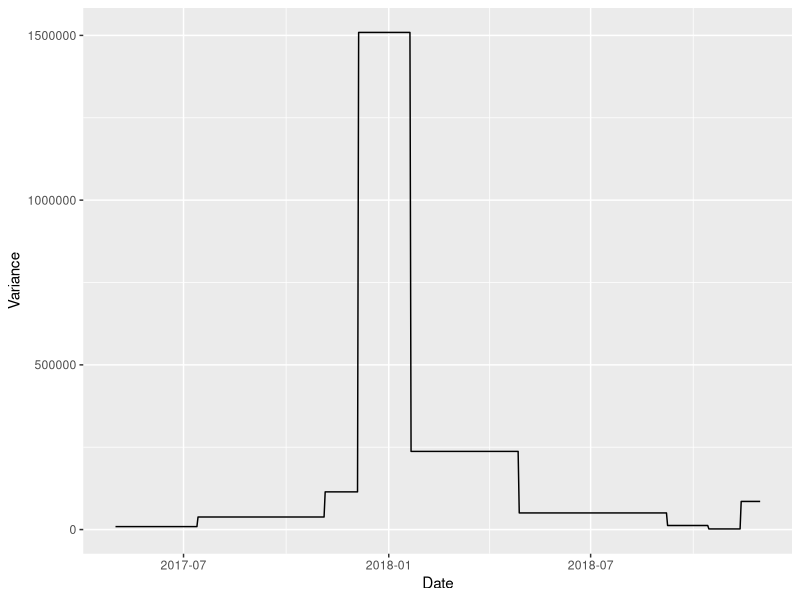
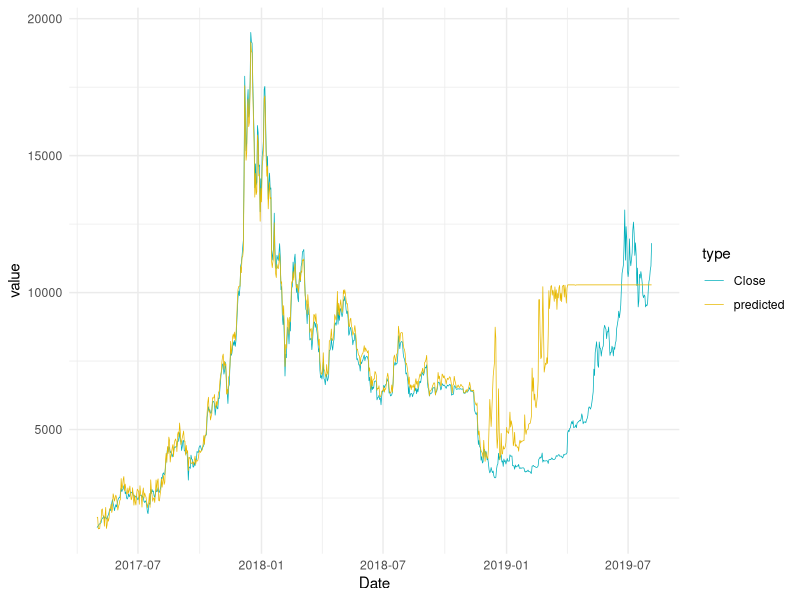
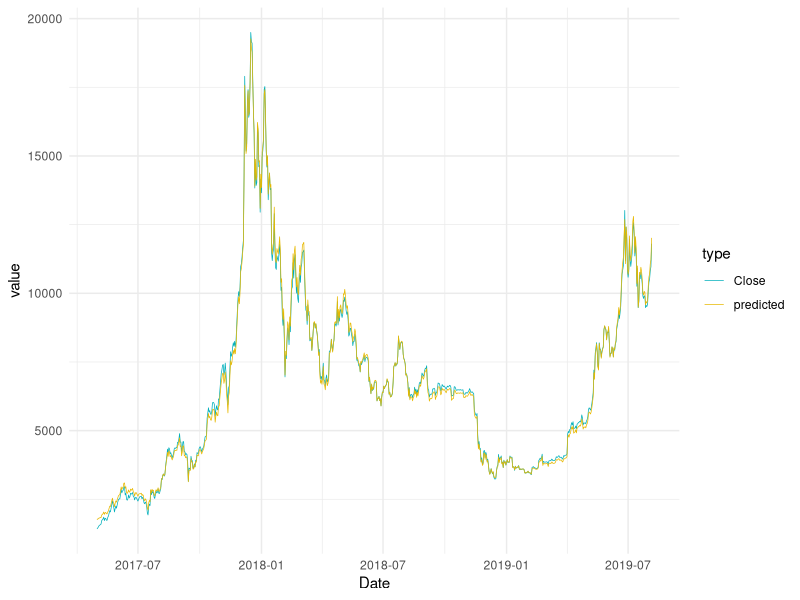

The R script that drew these images, in order:
library(e1071)
library(ggplot2)
library(tidyr)
library(MLmetrics)
library(readxl)
train_df <- read_excel("svm training set.xlsx")
# train_df <- read.csv("train_df_standardized.csv")
# train_df$Date <- as.Date(train_df$Date)
colnames(train_df)[1] <- "Date"
test_df <- read_excel("svm testing set.xlsx")
# test_df <- read.csv("test_df_standardized.csv")
# test_df$Date <- as.Date(test_df$Date)
#gonna drop variance from train and test
#lol guess not
ggplot(train_df,aes(x=Date,y=Variance))+
  geom_line()
train_df <-subset(train_df,select=-Variance)
test_df <-subset(test_df,select=-Variance)


View(train_df)
View(test_df)
df <- rbind(train_df,test_df)
train_df_wo_date <- subset(train_df,select=-Date)
test_df_wo_date <- subset(test_df,select=-Date)
df_wo_date <- subset(df,select=-Date)
svmodel <- svm(Close ~ .,data=train_df_wo_date, type="eps-regression",kernel="radial",cost=10000, gamma=10)
df_long <- df
df_long$predicted <- predict(svmodel,subset(df_wo_date,select=-Close))
MAPE(df_long$predicted,df_long$Close)
df_long <- gather(df_long,type,value,c(Close,predicted))
ggplot(df_long,aes(x=Date,y=value))+
  geom_line(aes(color=type),size=0.25)+
  scale_color_manual(values = c("#00AFBB", "#E7B800")) +
  theme_minimal()

MAPE_tune<-function(y_true,y_pred){
  MAPE(y_pred = y_pred,y_true = y_true)
}
validation_indice <- floor(nrow(train_df) * 0.85)
validation_df <- train_df_wo_date[validation_indice:nrow(train_df),]
validation_df_wo_date <- validation_df
train_df_wo_validation <- train_df_wo_date[1:validation_indice,]
svm_tune <- tune.svm(Close ~ ., data=train_df_wo_validation,type="eps-regression",
                     kernel="radial",gamma = 2^(-9:10), cost = 2^(-9:10),
                     validation.x = subset(validation_df_wo_date,select=-Close),
                     validation.y = validation_df_wo_date$Close,
                     tunecontrol=tune.control(sampling="fix",error.fun = MAPE))
svm_tune$best.parameter
svmodel_best <- svm(Close ~ .,data=df_wo_date, type="eps-regression",kernel="radial",cost=svm_tune$best.parameter$cost, 
                    gamma=svm_tune$best.parameter$gamma)
df_long_best<-df
df_long_best$predicted <- predict(svmodel_best,subset(df_wo_date,select=-Close))
MAPE(df_long_best$predicted,df_long_best$Close)
df_long_best <- gather(df_long_best,type,value,c(Close,predicted))
#plotting ggplot
ggplot(df_long_best,aes(x=Date,y=value))+
  geom_line(aes(color=type),size=0.25)+
  scale_color_manual(values = c("#00AFBB", "#E7B800")) +
  theme_minimal()
